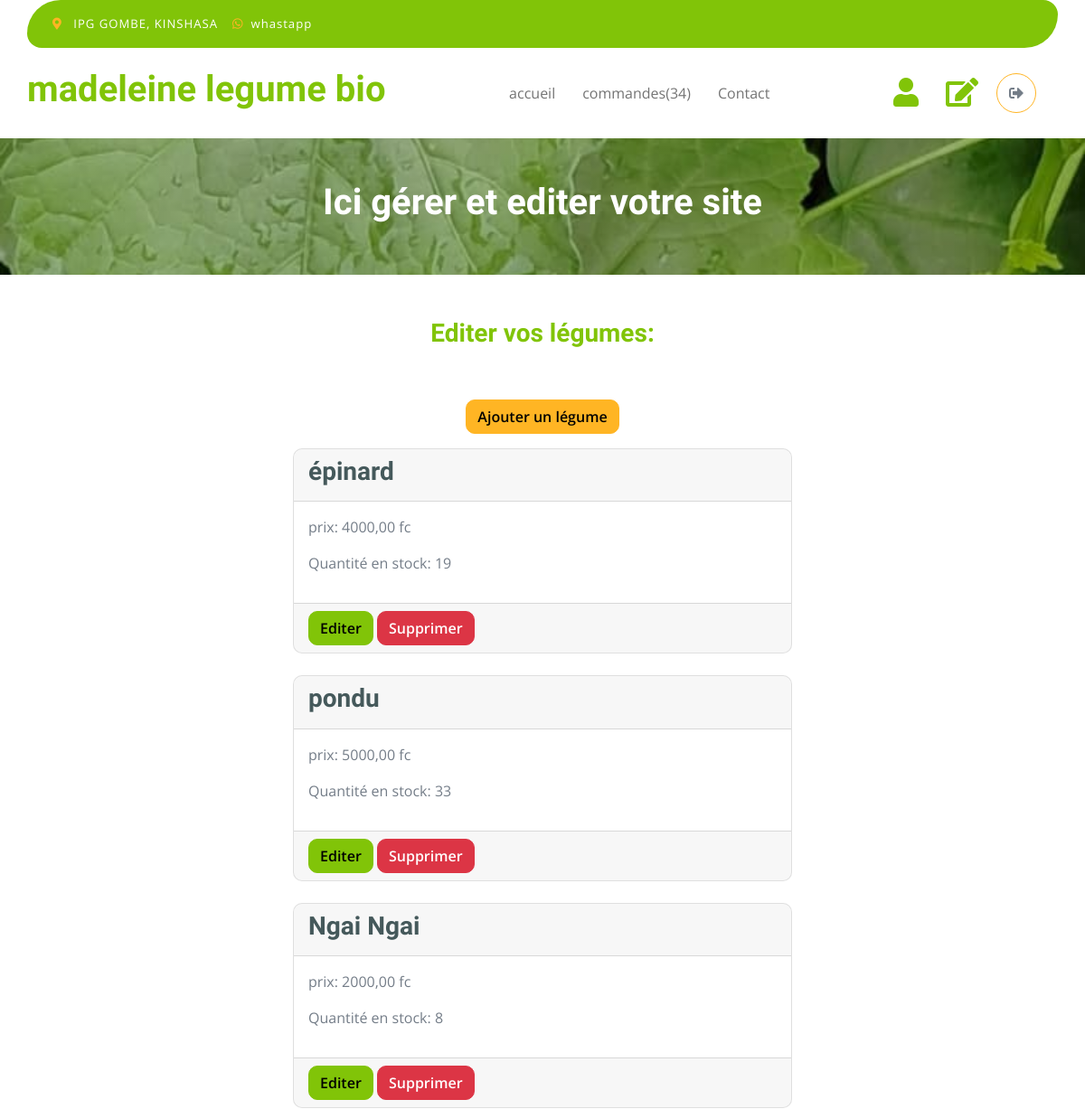
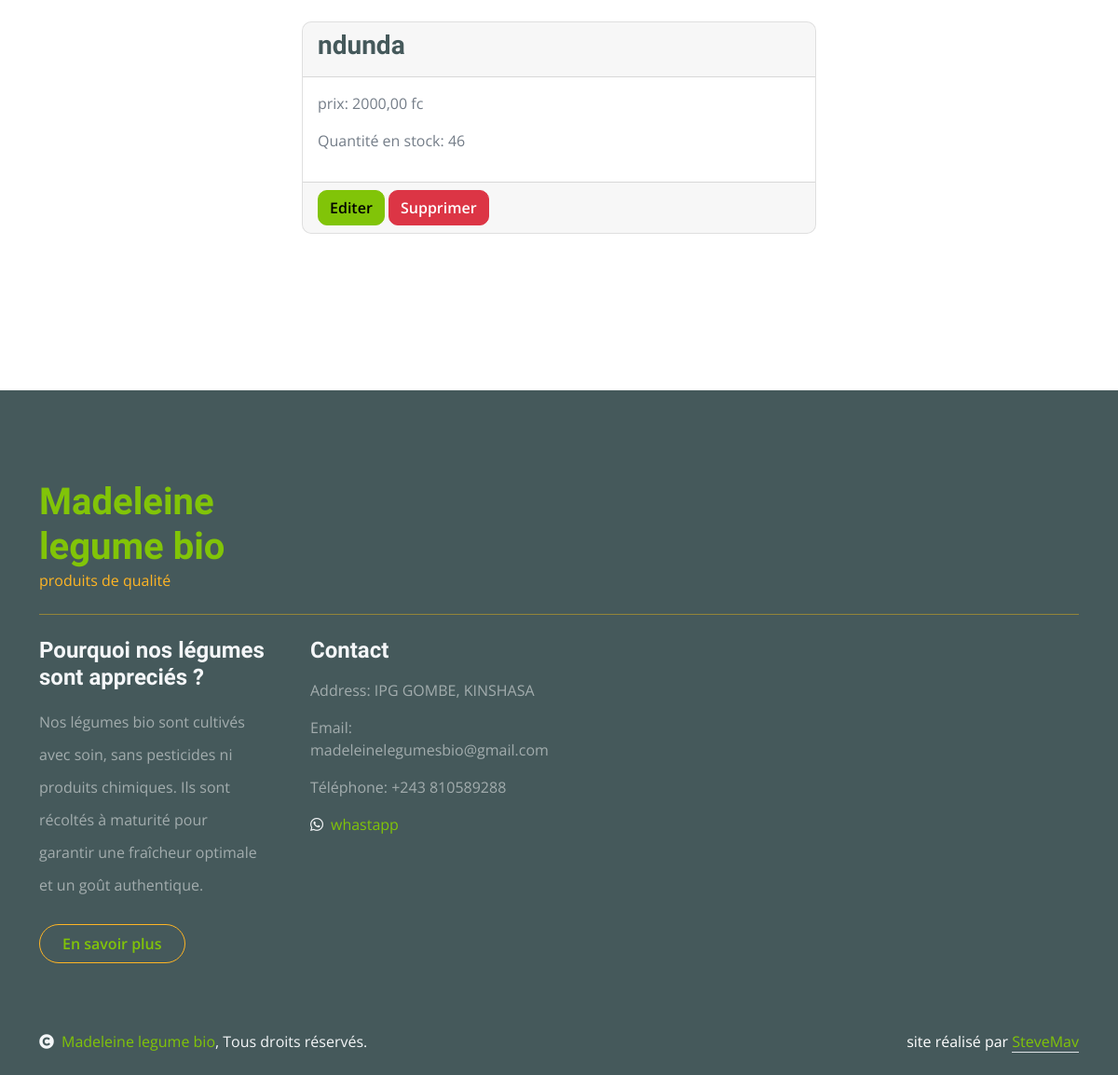
Page /accounts/editsite/ (signed in) on the committed database (2 pictures, top to bottom).
### vegetable_shop/models.py (models this page shows, shortened)
class Vegetable(models.Model):
       name = models.CharField(max_length=100)
       description = models.TextField()
       picture = models.ImageField(upload_to='pictures', blank=True)
       price = models.DecimalField(max_digits=10, decimal_places=2)
       stock = models.IntegerField()
       date_add = models.DateTimeField(auto_now_add=True)

### accounts/views.py (the view)
# urls.py: path('editsite/', views.edit_site, name='editsite'),
@permission_required('vegetable_shop.view_vegetable')
def edit_site(request):
    vegetables = Vegetable.objects.all()
    total_commands = Command.objects.filter(statut= 'En cours').count()
    return render(request, 'accounts/edit_site.html', {'vegetables': vegetables, 'total_commands': total_commands})

### accounts/templates/accounts/edit_site.html (shortened to what this page needs)
{% load static %}
<!DOCTYPE html>
<html lang="en">
    <head>
        <link rel="stylesheet" href="https://use.fontawesome.com/releases/v5.15.4/css/all.css"/>
        <link href="https://cdn.jsdelivr.net/npm/bootstrap-icons@1.4.1/font/bootstrap-icons.css" rel="stylesheet">
        <link href="https://cdnjs.cloudflare.com/ajax/libs/animate.css/4.1.1/animate.min.css" rel="stylesheet">
        <link href="https://unpkg.com/aos@2.3.1/dist/aos.css" rel="stylesheet">
        <link href="{% static 'css/bootstrap.min.css' %}" rel="stylesheet">
        <link href="{% static 'css/style.css' %}" rel="stylesheet">
    </head>
    <body>
        <div class="container-fluid fixed-top">
            <div class="container topbar bg-primary d-none d-lg-block">
                <div class="d-flex justify-content-between">
                    <div class="top-info ps-2">
                        <small class="me-3"><i class="fas fa-map-marker-alt me-2 text-secondary"></i> <a href="#" class="text-white">IPG GOMBE, KINSHASA</a></small>
                        <small class="me-3"><i class="fab fa-whatsapp me-2 text-secondary"></i><a href="https://wa.me/243810589288" class="text-white">whastapp</a></small>
                    </div>
                </div>
            </div>
            <div class="container px-0">
                <nav class="navbar navbar-light bg-white navbar-expand-xl">
 <a href="/" class="navbar-brand"><h1 class="text-primary display-6 animate__animated animate__fadeInLeft">madeleine legume bio</h1></a>
                    <div class="collapse navbar-collapse bg-white" id="navbarCollapse">
                        <div class="navbar-nav mx-auto">
                            <a href="{% url 'vegetable_shop:index' %}" class="nav-item nav-link animate__animated animate__fadeInDown">accueil</a>
                            {% if user.is_staff %}
                            <a href="{% url 'accounts:seeallcommands' %}" class="nav-item nav-link animate__animated animate__fadeInDown" style="animation-delay: 0.1s;">commandes({{total_commands}})</a>
                            {% else %}
                            <a href="{% url 'vegetable_shop:commands' %}" class="nav-item nav-link animate__animated animate__fadeInDown" style="animation-delay: 0.1s;">commandes</a>
                            {% endif %}
                            <a href="{% url 'vegetable_shop:contact' %}" class="nav-item nav-link animate__animated animate__fadeInDown" style="animation-delay: 0.2s;">Contact</a>
                        </div>
                        <div class="d-flex m-3 me-0">
                            {% if user.is_staff %}
                            <a href="{% url 'accounts:add_user_staff' %}" class="my-auto">
                                <i class="fas fa-user fa-2x"></i>
                            </a>
                            {% else %}
                            <a href="{% url 'accounts:seecommands' %}" class="my-auto">
                                <i class="fas fa-user fa-2x"></i>
                            </a>
                            {% endif %}
                            {% if user.is_staff %}
                            <a href="{% url 'accounts:editsite' %}" class="my-auto" style="margin-left: 30px; margin-right: 20px;">
                                <i class="fas fa-edit fa-2x"></i>
                            </a>
                            {% endif %}
                            {% if user.is_authenticated %}
                                {% with icon='fas fa-sign-out-alt' %}
                                    <a href="{% url 'accounts:logout' %}" class="btn-search btn border border-secondary btn-md-square rounded-circle bg-white me-4">
                                        <i class="{{ icon }}"></i>
                                    </a>
                                {% endwith %}
                            {% else %}
                                {% with icon='fas fa-sign-in-alt' %}
                                    <a href="{% url 'accounts:login' %}" class="btn-search btn border border-secondary btn-md-square rounded-circle bg-white me-4">
                                        <i class="{{ icon }}"></i>
                                    </a>
                                {% endwith %}
                            {% endif %}
                        </div>
                    </div>
                </nav>
            </div>
        </div>
                <div class="container-fluid page-header py-5">
                    <h1 class="text-center text-white display-6">Ici gérer et editer votre site</h1>
                </div>
                <div class="container-fluid py-5" id="form-commands">
                    <h3 class="text-center text-primary">Editer vos légumes:</h3>
                    <div class="container py-5">
                            <p class="text-center"><a href="{% url 'accounts:add_vegetable' %}" class="btn btn-secondary" >Ajouter un légume</a></p>
                        {% for vegetable in vegetables %}
                             <div class="card mb-4">
                                <div class="card-header">
                                    <h3 class="card-title">{{ vegetable.name }}</h3>
                                </div>
                                <div class="card-body">
                                    <p class="card-text">prix: {{ vegetable.price }} fc</p>
                                    <p>Quantité en stock: {{ vegetable.stock }}</p>
                                </div>
                                <div class="card-footer">
                                    <a href="{% url 'accounts:edit_vegetable' vegetable.id %}" class="btn btn-primary">Editer</a>
                                    <a href="{% url 'accounts:delete_vegetable' vegetable.id %}" class="btn btn-danger justify-content-center">Supprimer</a>
                                </div>
                             </div>
                        {% endfor %}
                    </div>
                </div>
        <div class="container-fluid bg-dark text-white-50 footer pt-5 mt-5">
            <div class="container py-5">
                <div class="pb-4 mb-4" style="border-bottom: 1px solid rgba(226, 175, 24, 0.5) ;">
                    <div class="row g-4">
                        <div class="col-lg-3">
                            <a href="#">
                                <h1 class="text-primary mb-0">Madeleine legume bio</h1>
                                <p class="text-secondary mb-0">produits de qualité</p>
                            </a>
                        </div>
                    </div>
                </div>
                <div class="row g-5">
                    <div class="col-lg-3 col-md-6">
                        <div class="footer-item">
                            <h4 class="text-light mb-3">Pourquoi nos légumes sont appreciés ?</h4>
                            <p class="mb-4">Nos légumes bio sont cultivés avec soin, sans pesticides ni produits chimiques. Ils sont récoltés à maturité pour garantir une fraîcheur optimale et un goût authentique.</p>
                            <a href="/commande" class="btn border-secondary py-2 px-4 rounded-pill text-primary">En savoir plus</a>
                        </div>
                    </div>
                    <div class="col-lg-3 col-md-6">
                        <div class="footer-item">
                            <h4 class="text-light mb-3">Contact</h4>
                            <p>Address: IPG GOMBE, KINSHASA</p>
                            <p>Email: madeleinelegumesbio@gmail.com</p>
                            <p>Téléphone: +243 810589288</p>
                            <a href="https://wa.me/243810589288"><i class="fab fa-whatsapp text-light me-2"></i>whastapp</a>
                        </div>
                    </div>
                </div>
            </div>
        </div>
        <div class="container-fluid copyright bg-dark py-4">
            <div class="container">
                <div class="row">
                    <div class="col-md-6 text-center text-md-start mb-3 mb-md-0">
                         <span class="text-light"><a href="{% url 'vegetable_shop:contact' %}"><i class="fas fa-copyright text-light me-2"></i>Madeleine legume bio</a>, Tous droits réservés.</span>                    </div>
                    <div class="col-md-6 my-auto text-center text-md-end text-white">
                        site réalisé par <a class="border-bottom" href="https://stevemav.github.io/portfolio/">SteveMav</a>
                    </div>
                </div>
            </div>
        </div>
</body>
</html>

### static/css/style.css (style rules this page uses)
.btn { font-weight: 600; transition: .5s; }
.btn-md-square { width: 44px; height: 44px; }
.btn-square, .btn-sm-square, .btn-md-square, .btn-lg-square { padding: 0; display: flex; align-items: center; justify-content: center; font-weight: normal; }
.btn.border-secondary { transition: 0.5s; }
.fixed-top { transition: 0.5s; background: var(--bs-white); border: 0; }
.topbar { padding: 20px; border-radius: 230px 100px; }
.topbar .top-info { font-size: 15px; line-height: 0; letter-spacing: 1px; display: flex; align-items: center; }
.navbar .navbar-nav .nav-link { padding: 10px 15px; font-size: 16px; transition: .5s; }
.navbar { height: 100px; border-bottom: 1px solid rgba(255, 255, 255, .1); }
.page-header { position: relative; background: linear-gradient(rgba(0, 0, 0, 0.3), rgba(0, 0, 0, 0.3)), url("/static/images/cart-page-header-img.jpg"); background-position: center center; background-repeat: no-repeat; background-size: cover; }
#form-commands { width: 400px; }
@media (min-width: 992px) { .hero-header, .page-header { margin-top: 152px !important; } }
.footer .footer-item p.mb-4 { line-height: 35px; }

### accounts/templates/accounts/edit_site.html (style rules this page uses)
#form-commands { width: 600px; }

### rows in the picture
Vegetable: name "épinard", price "4000,00", stock "19"
Vegetable: name "pondu", price "5000,00", stock "33"
Vegetable: name "Ngai Ngai", price "2000,00", stock "8"
Vegetable: name "ndunda", price "2000,00", stock "46"

### other values in the picture
{{ total_commands }} "34"
